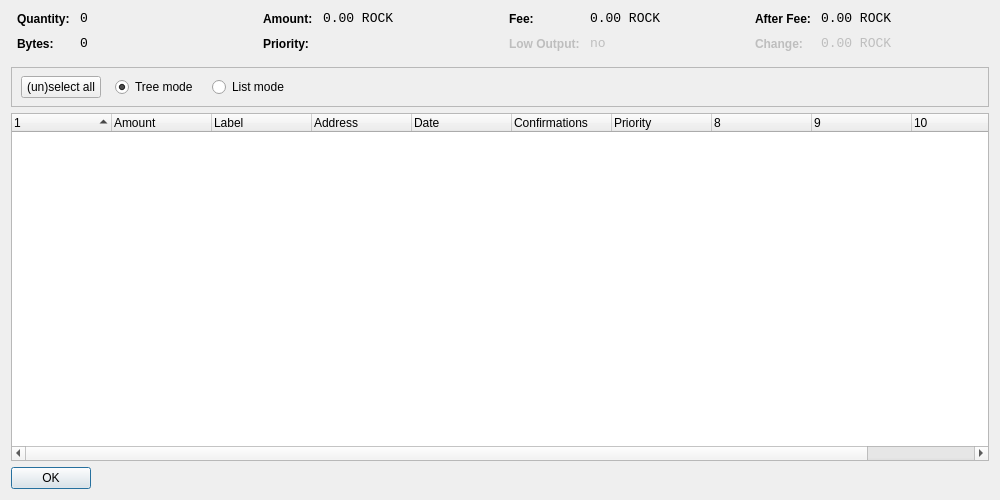
<?xml version="1.0" encoding="UTF-8"?>
<ui version="4.0">
 <class>CoinControlDialog</class>
 <widget class="QDialog" name="CoinControlDialog">
  <property name="geometry">
   <rect>
    <x>0</x>
    <y>0</y>
    <width>1000</width>
    <height>500</height>
   </rect>
  </property>
  <property name="windowTitle">
   <string>Coin Control</string>
  </property>
  <layout class="QVBoxLayout" name="verticalLayout">
   <item>
    <layout class="QHBoxLayout" name="horizontalLayoutTop" stretch="0,0,0,0">
     <property name="topMargin">
      <number>0</number>
     </property>
     <property name="bottomMargin">
      <number>10</number>
     </property>
     <item>
      <layout class="QFormLayout" name="formLayoutCoinControl1">
       <property name="horizontalSpacing">
        <number>10</number>
       </property>
       <property name="verticalSpacing">
        <number>10</number>
       </property>
       <property name="leftMargin">
        <number>6</number>
       </property>
       <property name="rightMargin">
        <number>6</number>
       </property>
       <item row="0" column="0">
        <widget class="QLabel" name="labelCoinControlQuantityText">
         <property name="styleSheet">
          <string notr="true">font-weight:bold;</string>
         </property>
         <property name="text">
          <string>Quantity:</string>
         </property>
        </widget>
       </item>
       <item row="0" column="1">
        <widget class="QLabel" name="labelCoinControlQuantity">
         <property name="font">
          <font>
           <family>Monospace</family>
           <pointsize>10</pointsize>
          </font>
         </property>
         <property name="cursor">
          <cursorShape>IBeamCursor</cursorShape>
         </property>
         <property name="contextMenuPolicy">
          <enum>Qt::ActionsContextMenu</enum>
         </property>
         <property name="text">
          <string notr="true">0</string>
         </property>
         <property name="textInteractionFlags">
          <set>Qt::LinksAccessibleByMouse|Qt::TextSelectableByKeyboard|Qt::TextSelectableByMouse</set>
         </property>
        </widget>
       </item>
       <item row="1" column="0">
        <widget class="QLabel" name="labelCoinControlBytesText">
         <property name="styleSheet">
          <string notr="true">font-weight:bold;</string>
         </property>
         <property name="text">
          <string>Bytes:</string>
         </property>
        </widget>
       </item>
       <item row="1" column="1">
        <widget class="QLabel" name="labelCoinControlBytes">
         <property name="font">
          <font>
           <family>Monospace</family>
           <pointsize>10</pointsize>
          </font>
         </property>
         <property name="cursor">
          <cursorShape>IBeamCursor</cursorShape>
         </property>
         <property name="contextMenuPolicy">
          <enum>Qt::ActionsContextMenu</enum>
         </property>
         <property name="text">
          <string notr="true">0</string>
         </property>
         <property name="textInteractionFlags">
          <set>Qt::LinksAccessibleByMouse|Qt::TextSelectableByKeyboard|Qt::TextSelectableByMouse</set>
         </property>
        </widget>
       </item>
      </layout>
     </item>
     <item>
      <layout class="QFormLayout" name="formLayoutCoinControl2">
       <property name="horizontalSpacing">
        <number>10</number>
       </property>
       <property name="verticalSpacing">
        <number>10</number>
       </property>
       <property name="leftMargin">
        <number>6</number>
       </property>
       <property name="rightMargin">
        <number>6</number>
       </property>
       <item row="0" column="0">
        <widget class="QLabel" name="labelCoinControlAmountText">
         <property name="styleSheet">
          <string notr="true">font-weight:bold;</string>
         </property>
         <property name="text">
          <string>Amount:</string>
         </property>
        </widget>
       </item>
       <item row="0" column="1">
        <widget class="QLabel" name="labelCoinControlAmount">
         <property name="font">
          <font>
           <family>Monospace</family>
           <pointsize>10</pointsize>
          </font>
         </property>
         <property name="cursor">
          <cursorShape>IBeamCursor</cursorShape>
         </property>
         <property name="contextMenuPolicy">
          <enum>Qt::ActionsContextMenu</enum>
         </property>
         <property name="text">
          <string notr="true">0.00 ROCK</string>
         </property>
         <property name="textInteractionFlags">
          <set>Qt::LinksAccessibleByMouse|Qt::TextSelectableByKeyboard|Qt::TextSelectableByMouse</set>
         </property>
        </widget>
       </item>
       <item row="1" column="0">
        <widget class="QLabel" name="labelCoinControlPriorityText">
         <property name="styleSheet">
          <string notr="true">font-weight:bold;</string>
         </property>
         <property name="text">
          <string>Priority:</string>
         </property>
        </widget>
       </item>
       <item row="1" column="1">
        <widget class="QLabel" name="labelCoinControlPriority">
         <property name="font">
          <font>
           <family>Monospace</family>
           <pointsize>10</pointsize>
          </font>
         </property>
         <property name="cursor">
          <cursorShape>IBeamCursor</cursorShape>
         </property>
         <property name="contextMenuPolicy">
          <enum>Qt::ActionsContextMenu</enum>
         </property>
         <property name="text">
          <string/>
         </property>
         <property name="textInteractionFlags">
          <set>Qt::LinksAccessibleByMouse|Qt::TextSelectableByKeyboard|Qt::TextSelectableByMouse</set>
         </property>
        </widget>
       </item>
      </layout>
     </item>
     <item>
      <layout class="QFormLayout" name="formLayoutCoinControl3">
       <property name="horizontalSpacing">
        <number>10</number>
       </property>
       <property name="verticalSpacing">
        <number>10</number>
       </property>
       <property name="leftMargin">
        <number>6</number>
       </property>
       <property name="rightMargin">
        <number>6</number>
       </property>
       <item row="0" column="0">
        <widget class="QLabel" name="labelCoinControlFeeText">
         <property name="styleSheet">
          <string notr="true">font-weight:bold;</string>
         </property>
         <property name="text">
          <string>Fee:</string>
         </property>
        </widget>
       </item>
       <item row="0" column="1">
        <widget class="QLabel" name="labelCoinControlFee">
         <property name="font">
          <font>
           <family>Monospace</family>
           <pointsize>10</pointsize>
          </font>
         </property>
         <property name="cursor">
          <cursorShape>IBeamCursor</cursorShape>
         </property>
         <property name="contextMenuPolicy">
          <enum>Qt::ActionsContextMenu</enum>
         </property>
         <property name="text">
          <string notr="true">0.00 ROCK</string>
         </property>
         <property name="textInteractionFlags">
          <set>Qt::LinksAccessibleByMouse|Qt::TextSelectableByKeyboard|Qt::TextSelectableByMouse</set>
         </property>
        </widget>
       </item>
       <item row="1" column="0">
        <widget class="QLabel" name="labelCoinControlLowOutputText">
         <property name="enabled">
          <bool>false</bool>
         </property>
         <property name="styleSheet">
          <string notr="true">font-weight:bold;</string>
         </property>
         <property name="text">
          <string>Low Output:</string>
         </property>
        </widget>
       </item>
       <item row="1" column="1">
        <widget class="QLabel" name="labelCoinControlLowOutput">
         <property name="enabled">
          <bool>false</bool>
         </property>
         <property name="font">
          <font>
           <family>Monospace</family>
           <pointsize>10</pointsize>
          </font>
         </property>
         <property name="cursor">
          <cursorShape>IBeamCursor</cursorShape>
         </property>
         <property name="contextMenuPolicy">
          <enum>Qt::ActionsContextMenu</enum>
         </property>
         <property name="text">
          <string notr="true">no</string>
         </property>
         <property name="textInteractionFlags">
          <set>Qt::LinksAccessibleByMouse|Qt::TextSelectableByKeyboard|Qt::TextSelectableByMouse</set>
         </property>
        </widget>
       </item>
      </layout>
     </item>
     <item>
      <layout class="QFormLayout" name="formLayoutCoinControl4">
       <property name="horizontalSpacing">
        <number>10</number>
       </property>
       <property name="verticalSpacing">
        <number>10</number>
       </property>
       <property name="leftMargin">
        <number>6</number>
       </property>
       <property name="rightMargin">
        <number>6</number>
       </property>
       <item row="0" column="0">
        <widget class="QLabel" name="labelCoinControlAfterFeeText">
         <property name="styleSheet">
          <string notr="true">font-weight:bold;</string>
         </property>
         <property name="text">
          <string>After Fee:</string>
         </property>
        </widget>
       </item>
       <item row="0" column="1">
        <widget class="QLabel" name="labelCoinControlAfterFee">
         <property name="font">
          <font>
           <family>Monospace</family>
           <pointsize>10</pointsize>
          </font>
         </property>
         <property name="cursor">
          <cursorShape>IBeamCursor</cursorShape>
         </property>
         <property name="contextMenuPolicy">
          <enum>Qt::ActionsContextMenu</enum>
         </property>
         <property name="text">
          <string notr="true">0.00 ROCK</string>
         </property>
         <property name="textInteractionFlags">
          <set>Qt::LinksAccessibleByMouse|Qt::TextSelectableByKeyboard|Qt::TextSelectableByMouse</set>
         </property>
        </widget>
       </item>
       <item row="1" column="0">
        <widget class="QLabel" name="labelCoinControlChangeText">
         <property name="enabled">
          <bool>false</bool>
         </property>
         <property name="styleSheet">
          <string notr="true">font-weight:bold;</string>
         </property>
         <property name="text">
          <string>Change:</string>
         </property>
        </widget>
       </item>
       <item row="1" column="1">
        <widget class="QLabel" name="labelCoinControlChange">
         <property name="enabled">
          <bool>false</bool>
         </property>
         <property name="font">
          <font>
           <family>Monospace</family>
           <pointsize>10</pointsize>
          </font>
         </property>
         <property name="cursor">
          <cursorShape>IBeamCursor</cursorShape>
         </property>
         <property name="contextMenuPolicy">
          <enum>Qt::ActionsContextMenu</enum>
         </property>
         <property name="text">
          <string notr="true">0.00 ROCK</string>
         </property>
         <property name="textInteractionFlags">
          <set>Qt::LinksAccessibleByMouse|Qt::TextSelectableByKeyboard|Qt::TextSelectableByMouse</set>
         </property>
        </widget>
       </item>
      </layout>
     </item>
    </layout>
   </item>
   <item>
    <widget class="QFrame" name="frame">
     <property name="minimumSize">
      <size>
       <width>0</width>
       <height>40</height>
      </size>
     </property>
     <property name="frameShape">
      <enum>QFrame::StyledPanel</enum>
     </property>
     <property name="frameShadow">
      <enum>QFrame::Sunken</enum>
     </property>
     <widget class="QWidget" name="horizontalLayoutWidget">
      <property name="geometry">
       <rect>
        <x>10</x>
        <y>0</y>
        <width>781</width>
        <height>41</height>
       </rect>
      </property>
      <layout class="QHBoxLayout" name="horizontalLayoutPanel" stretch="0,0,0,0,0">
       <property name="spacing">
        <number>14</number>
       </property>
       <item>
        <widget class="QPushButton" name="pushButtonSelectAll">
         <property name="sizePolicy">
          <sizepolicy hsizetype="Maximum" vsizetype="Fixed">
           <horstretch>0</horstretch>
           <verstretch>0</verstretch>
          </sizepolicy>
         </property>
         <property name="text">
          <string>(un)select all</string>
         </property>
        </widget>
       </item>
       <item>
        <widget class="QRadioButton" name="radioTreeMode">
         <property name="sizePolicy">
          <sizepolicy hsizetype="Maximum" vsizetype="Fixed">
           <horstretch>0</horstretch>
           <verstretch>0</verstretch>
          </sizepolicy>
         </property>
         <property name="text">
          <string>Tree mode</string>
         </property>
         <property name="checked">
          <bool>true</bool>
         </property>
        </widget>
       </item>
       <item>
        <widget class="QRadioButton" name="radioListMode">
         <property name="sizePolicy">
          <sizepolicy hsizetype="Maximum" vsizetype="Fixed">
           <horstretch>0</horstretch>
           <verstretch>0</verstretch>
          </sizepolicy>
         </property>
         <property name="text">
          <string>List mode</string>
         </property>
        </widget>
       </item>
       <item>
        <spacer name="horizontalSpacer">
         <property name="orientation">
          <enum>Qt::Horizontal</enum>
         </property>
         <property name="sizeHint" stdset="0">
          <size>
           <width>40</width>
           <height>20</height>
          </size>
         </property>
        </spacer>
       </item>
      </layout>
     </widget>
    </widget>
   </item>
   <item>
    <widget class="CoinControlTreeWidget" name="treeWidget">
     <property name="contextMenuPolicy">
      <enum>Qt::CustomContextMenu</enum>
     </property>
     <property name="sortingEnabled">
      <bool>false</bool>
     </property>
     <property name="columnCount">
      <number>11</number>
     </property>
     <attribute name="headerShowSortIndicator" stdset="0">
      <bool>true</bool>
     </attribute>
     <attribute name="headerStretchLastSection">
      <bool>false</bool>
     </attribute>
     <column>
      <property name="text">
       <string/>
      </property>
     </column>
     <column>
      <property name="text">
       <string>Amount</string>
      </property>
     </column>
     <column>
      <property name="text">
       <string>Label</string>
      </property>
     </column>
     <column>
      <property name="text">
       <string>Address</string>
      </property>
     </column>
     <column>
      <property name="text">
       <string>Date</string>
      </property>
     </column>
     <column>
      <property name="text">
       <string>Confirmations</string>
      </property>
      <property name="toolTip">
       <string>Confirmed</string>
      </property>
     </column>
     <column>
      <property name="text">
       <string>Priority</string>
      </property>
     </column>
     <column>
      <property name="text">
       <string/>
      </property>
     </column>
     <column>
      <property name="text">
       <string/>
      </property>
     </column>
     <column>
      <property name="text">
       <string/>
      </property>
     </column>
     <column>
      <property name="text">
       <string/>
      </property>
     </column>
    </widget>
   </item>
   <item>
    <widget class="QDialogButtonBox" name="buttonBox">
     <property name="sizePolicy">
      <sizepolicy hsizetype="Maximum" vsizetype="Fixed">
       <horstretch>0</horstretch>
       <verstretch>0</verstretch>
      </sizepolicy>
     </property>
     <property name="orientation">
      <enum>Qt::Horizontal</enum>
     </property>
     <property name="standardButtons">
      <set>QDialogButtonBox::Ok</set>
     </property>
    </widget>
   </item>
  </layout>
 </widget>
 <customwidgets>
  <customwidget>
   <class>CoinControlTreeWidget</class>
   <extends>QTreeWidget</extends>
   <header>coincontroltreewidget.h</header>
  </customwidget>
 </customwidgets>
 <resources/>
 <connections/>
</ui>
